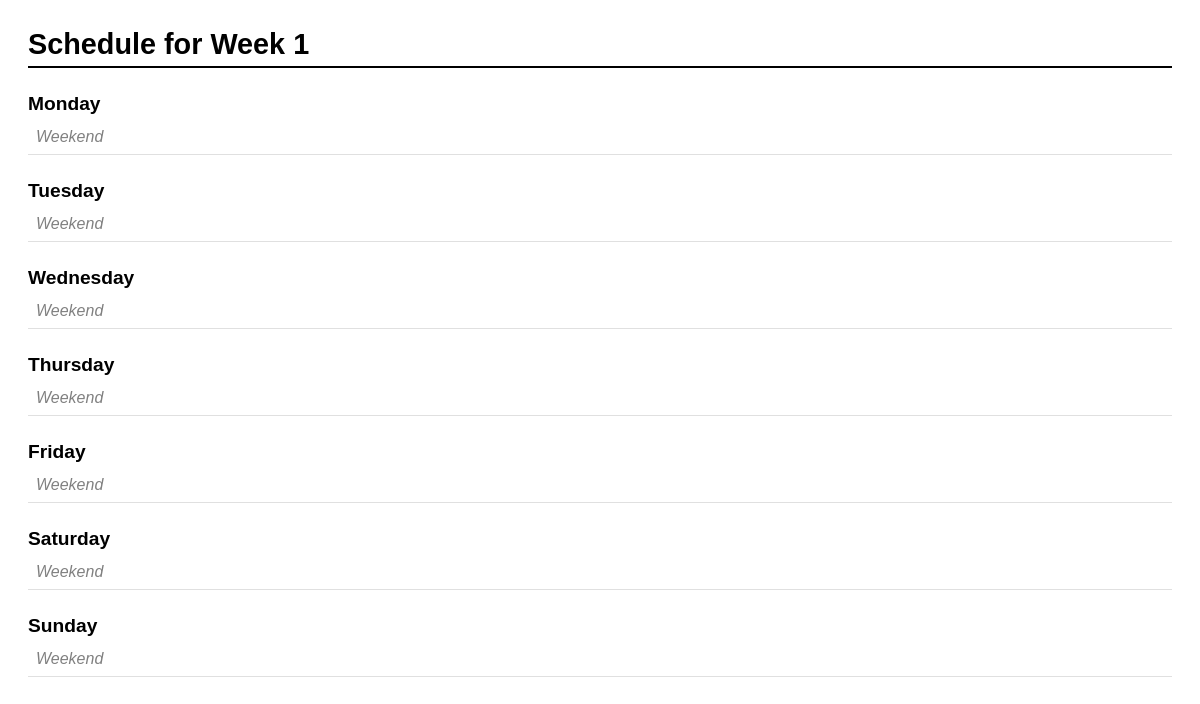
The page /shedule/ on the database as committed earlier.
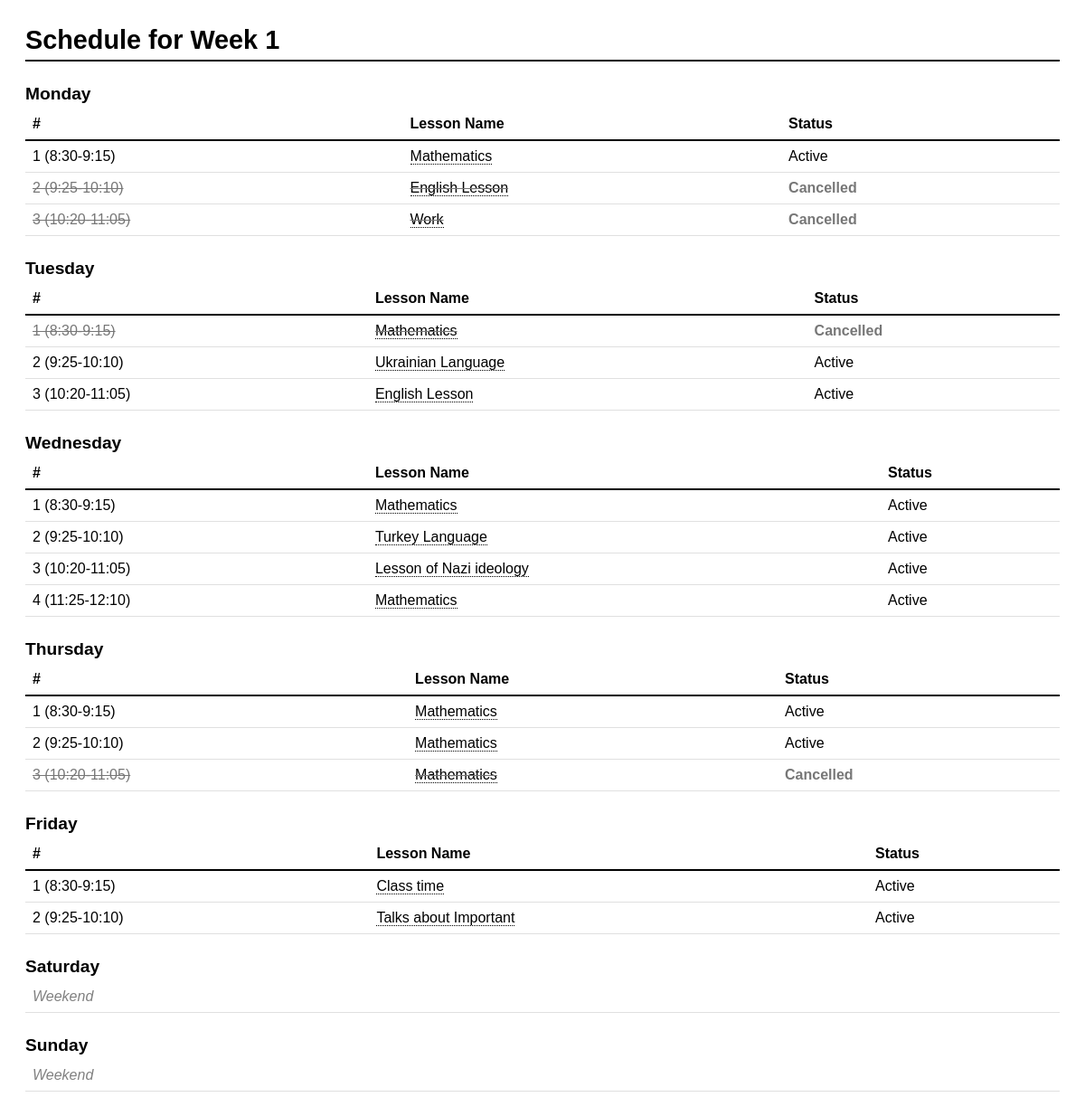
The same page on the database as committed later.
### MyApp/models.py (models this page shows, shortened)
class Lesson(models.Model):
    week_id = models.IntegerField()
    day_of_week = models.CharField(max_length=20)
    name = models.CharField(max_length=100)
    is_cancelled = models.BooleanField(default=False)
    teacher = models.CharField(max_length=100, blank=True, null=True)
    classroom = models.CharField(max_length=20, blank=True, null=True)
    time_slot = models.CharField(max_length=50, blank=True, null=True)
    notes = models.TextField(blank=True, null=True)

### MyApp/views.py (the view)
# urls.py: path('shedule/',views.shedule,name='shedule_default'),
def shedule(request, weekId=1):
    lessons_from_db = Lesson.objects.filter(week_id=weekId)
    day_query = request.GET.get('day', '').strip().capitalize()
    days = ["Monday", "Tuesday", "Wednesday", "Thursday", "Friday", "Saturday", "Sunday"]
    weekly_schedule = {}
    if day_query in days:
        weekly_schedule[day_query] = lessons_from_db.filter(day_of_week=day_query)
    else:
        for day in days:
            weekly_schedule[day] = lessons_from_db.filter(day_of_week=day)
    context = {
        'weekId': weekId,
        'schedule': weekly_schedule
    }
    return render(request, 'shedule.html', context)

### MyApp/templates/shedule.html
{% load static %}
<link rel="stylesheet" href="{% static 'MyApp/style.css' %}">
<h2>Schedule for Week {{ weekId }}</h2>
{% for day, lessons in schedule.items %}
    <h3>{{ day }}</h3>
    <table>
        <thead>
            <tr>
                {% if lessons %}
                    <th>#</th>
                    <th>Lesson Name</th>
                    <th>Status</th>
                {% endif %}
            </tr>
        </thead>
        <tbody>
            {% if lessons %}
                {% for lesson in lessons %}
                    <tr class="{% if lesson.is_cancelled %}cancelled{% endif %}">
                        <td>
                            {% if forloop.counter == 1 %}
                                1 (8:30-9:15)
                            {% elif forloop.counter == 2 %}
                                2 (9:25-10:10)
                            {% elif forloop.counter == 3 %}
                                3 (10:20-11:05)
                            {% elif forloop.counter == 4 %}
                                4 (11:25-12:10)
                            {% elif forloop.counter == 5 %}
                                5 (12:30-13:15)
                            {% else %}
                                {{ forloop.counter }}
                            {% endif %}
                        </td>
                        <td><a href="/lesson/{{ lesson.pk }}/" style="color: #000000; text-decoration: none; border-bottom: 1px dotted #000000;">
                                {{ lesson.name }}
                            </a>
                        </td>
                        <td>
                            {% if lesson.is_cancelled %}
                                Cancelled
                            {% else %}
                                Active
                            {% endif %}
                        </td>
                    </tr>
                {% endfor %}
            {% else %}
                <tr>
                    <td colspan="3" style="color: gray; font-style: italic;">Weekend</td>
                </tr>
            {% endif %}
        </tbody>
    </table>
{% endfor %}

### MyApp/static/MyApp/style.css (style rules this page uses)
h2 { font-size: 1.8rem; border-bottom: 2px solid #000000; padding-bottom: 5px; margin-bottom: 20px; }
h3 { font-size: 1.2rem; margin-top: 25px; margin-bottom: 5px; }
table { width: 100%; border-collapse: collapse; margin-bottom: 20px; }
th { border-bottom: 2px solid #000000; text-align: left; padding: 8px; font-weight: bold; }
td { padding: 8px; border-bottom: 1px solid #e0e0e0; }
tr.cancelled td { color: #777777; text-decoration: line-through; }
tr.cancelled td:last-child { text-decoration: none; font-weight: bold; }

Rows that differ between the two databases and show on the page:
added Lesson: shows "1 (8:30-9:15)", name "Mathematics", is_cancelled "Active", shown under "Monday"
added Lesson: shows "2 (9:25-10:10)", name "English Lesson", is_cancelled "Cancelled", shown under "Monday"
added Lesson: shows "3 (10:20-11:05)", name "Work", is_cancelled "Cancelled", shown under "Monday"
added Lesson: shows "1 (8:30-9:15)", name "Mathematics", is_cancelled "Cancelled", shown under "Tuesday"
added Lesson: shows "2 (9:25-10:10)", name "Ukrainian Language", is_cancelled "Active", shown under "Tuesday"
added Lesson: shows "3 (10:20-11:05)", name "English Lesson", is_cancelled "Active", shown under "Tuesday"
added Lesson: shows "1 (8:30-9:15)", name "Mathematics", is_cancelled "Active", shown under "Wednesday"
added Lesson: shows "2 (9:25-10:10)", name "Turkey Language", is_cancelled "Active", shown under "Wednesday"
added Lesson: shows "3 (10:20-11:05)", name "Lesson of Nazi ideology", is_cancelled "Active", shown under "Wednesday"
added Lesson: shows "4 (11:25-12:10)", name "Mathematics", is_cancelled "Active", shown under "Wednesday"
added Lesson: shows "1 (8:30-9:15)", name "Mathematics", is_cancelled "Active", shown under "Thursday"
added Lesson: shows "2 (9:25-10:10)", name "Mathematics", is_cancelled "Active", shown under "Thursday"
added Lesson: shows "3 (10:20-11:05)", name "Mathematics", is_cancelled "Cancelled", shown under "Thursday"
added Lesson: shows "1 (8:30-9:15)", name "Class time", is_cancelled "Active", shown under "Friday"
added Lesson: shows "2 (9:25-10:10)", name "Talks about Important", is_cancelled "Active", shown under "Friday"
Other text that changed with them:
list line gone: "Weekend"
new list line: "# Lesson Name Status"
